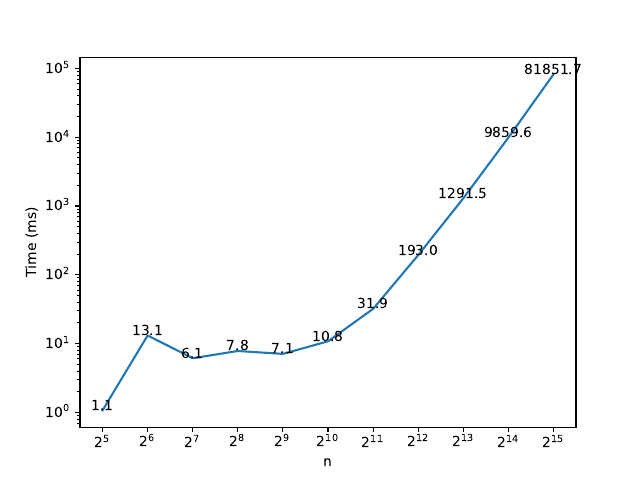

This figure's Python source:
import matplotlib.pyplot as plt
from matplotlib.backends.backend_pdf import PdfPages

xticks = [2 ** x for x in range(5, 16)]


def read_times(filename):
    result = []
    with open(filename) as f:
        for _ in xticks:
            f.readline()  # Title line
            f.readline()
            f.readline()
            result.append(float(f.readline()))
            f.readline()  # Empty line
    return result


with PdfPages("task2.pdf") as pdf:
    times = read_times(f"task2.out")
    plt.plot(xticks, times, "-")
    for x, y in zip(xticks, times):
        plt.text(
            x, y, f"{y:.1f}",
            horizontalalignment='center',
        )

    plt.xlabel("n")
    plt.ylabel("Time (ms)")
    plt.xscale('log', basex=2)
    plt.yscale('log', basey=10)
    plt.xticks(xticks)

    pdf.savefig()
